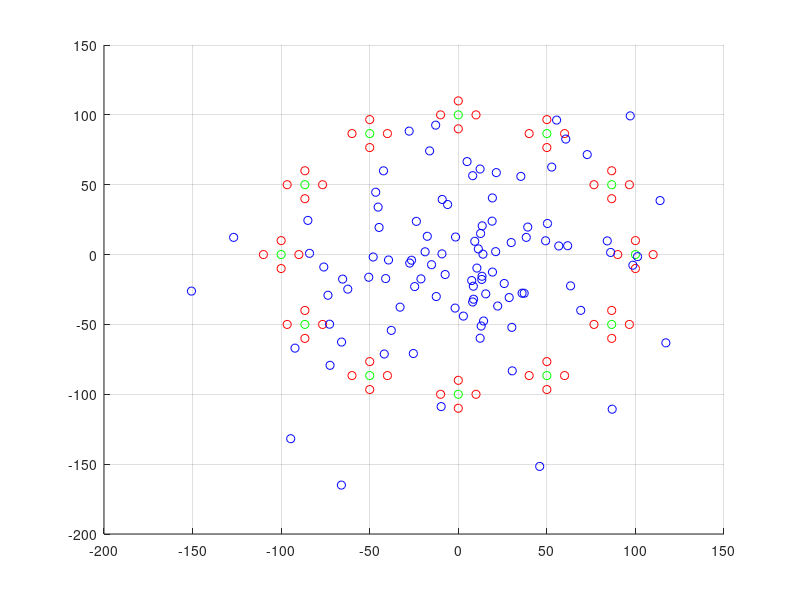

This chart was generated by the following MATLAB code:
clear
close
clc

% Class constants.
classRadius = 10 ^ 1;
classElements = 4;

% Test constants.
scale = 5 * 10 ^ 1;
tests = 100;

% Script constants.
radius = 10 ^ 2;
classes = 12;

% Compute degrees for every class center.
step = (2 * pi) / classes;
degrees = step : step : 2 * pi;

% Allocate space for class center vectors.
centers = zeros(2, classes);

% Compute the class center vectors.
for k = 1 : classes
    centers(:, k) = [ cos(degrees(k)) ; sin(degrees(k)) ] .* radius;
end

% Compute degrees for every class member.
step = (2 * pi) / classElements;
degrees = step : step : 2 * pi;

% Allocate space for every class element vector.
classifiers = zeros(2, classElements, classes);

for k = 1 : classes
    for l = 1 : classElements
        % Compute every class member vector.
        element = [ cos(degrees(l)) ; sin(degrees(l))] .* classRadius;
        % Translate the origin of the member to the class center,
        element = centers(:, k) + element;
        % Store the new member.
        classifiers(:, l, k) = element;
    end
end

% Allocate space for class mean vectors.
means = zeros(2, classes);
grid on
hold on

for k = 1 : classes
    plot(classifiers(1, :, k), classifiers(2, :, k), 'ro');
    % Compute the class means.
    means(:, k) = mean(classifiers(:, :, k), 2);
end

% Plot the class means.
plot(means(1, :), means(2, :), 'go');

for k = 1 : tests
    % Generate random test.
    testPoint = [ randn() ; randn() ] .* scale;
    % Minimal distance starts at infinity.
    minDist = Inf;
    % Pick any class as the closest class.
    minClass = 1;
    for l = 1 : classes
        % Compute distance to class mean.
        dist = norm(means(:, l) - testPoint);
        if minDist > dist
            % Minimize distance.
            minDist = dist;
            % Store the new closest class.
            minClass = l;
        end
    end
    % Output for this test case.
    disp(['El vector ', mat2str(testPoint) ,' pertenece a la clase ', num2str(minClass)]);
    % Plot the test vector.
    plot(testPoint(1, :), testPoint(2, :), 'bo');
end

clear
close